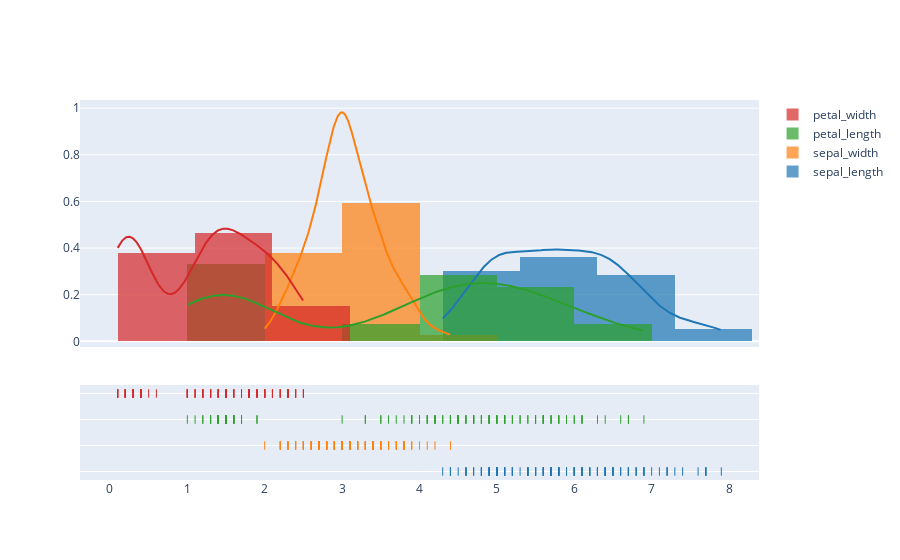

The code cell stored with this chart in its notebook:
### Markdown cell above
## Visualizing data after normalizing from Sklearn

### Code cell
# before Scaling
fig = ff.create_distplot([df['sepal_length'],df['sepal_width'],df['petal_length'],df['petal_width']],
                         group_labels=['sepal_length', 'sepal_width', 'petal_length', 'petal_width'])
fig

### Figure 1 — Plotly figure (JSON) as saved in the notebook; plotly's stock layout.template omitted (floating-point values rounded to 4 significant figures; data arrays with more than 128 entries replaced by an {"elided": "..."} marker saying what was removed)
{"data": [{"autobinx": false, "histnorm": "probability density", "legendgroup": "sepal_length", "marker": {"color": "rgb(31, 119, 180)"}, "name": "sepal_length", "opacity": 0.7, "type": "histogram", "x": {"elided": "150 float values"}, "xaxis": "x", "xbins": {"end": 7.9, "size": 1, "start": 4.3}, "yaxis": "y"}, {"autobinx": false, "histnorm": "probability density", "legendgroup": "sepal_width", "marker": {"color": "rgb(255, 127, 14)"}, "name": "sepal_width", "opacity": 0.7, "type": "histogram", "x": {"elided": "150 float values"}, "xaxis": "x", "xbins": {"end": 4.4, "size": 1, "start": 2}, "yaxis": "y"}, {"autobinx": false, "histnorm": "probability density", "legendgroup": "petal_length", "marker": {"color": "rgb(44, 160, 44)"}, "name": "petal_length", "opacity": 0.7, "type": "histogram", "x": {"elided": "150 float values"}, "xaxis": "x", "xbins": {"end": 6.9, "size": 1, "start": 1}, "yaxis": "y"}, {"autobinx": false, "histnorm": "probability density", "legendgroup": "petal_width", "marker": {"color": "rgb(214, 39, 40)"}, "name": "petal_width", "opacity": 0.7, "type": "histogram", "x": {"elided": "150 float values"}, "xaxis": "x", "xbins": {"end": 2.5, "size": 1, "start": 0.1}, "yaxis": "y"}, {"legendgroup": "sepal_length", "marker": {"color": "rgb(31, 119, 180)"}, "mode": "lines", "name": "sepal_length", "showlegend": false, "type": "scatter", "x": {"elided": "500 float values"}, "xaxis": "x", "y": {"elided": "500 float values"}, "yaxis": "y"}, {"legendgroup": "sepal_width", "marker": {"color": "rgb(255, 127, 14)"}, "mode": "lines", "name": "sepal_width", "showlegend": false, "type": "scatter", "x": {"elided": "500 float values"}, "xaxis": "x", "y": {"elided": "500 float values"}, "yaxis": "y"}, {"legendgroup": "petal_length", "marker": {"color": "rgb(44, 160, 44)"}, "mode": "lines", "name": "petal_length", "showlegend": false, "type": "scatter", "x": {"elided": "500 float values"}, "xaxis": "x", "y": {"elided": "500 float values"}, "yaxis": "y"}, {"legendgroup": "petal_width", "marker": {"color": "rgb(214, 39, 40)"}, "mode": "lines", "name": "petal_width", "showlegend": false, "type": "scatter", "x": {"elided": "500 float values"}, "xaxis": "x", "y": {"elided": "500 float values"}, "yaxis": "y"}, {"legendgroup": "sepal_length", "marker": {"color": "rgb(31, 119, 180)", "symbol": "line-ns-open"}, "mode": "markers", "name": "sepal_length", "showlegend": false, "type": "scatter", "x": {"elided": "150 float values"}, "xaxis": "x", "y": {"elided": "150 str values"}, "yaxis": "y2"}, {"legendgroup": "sepal_width", "marker": {"color": "rgb(255, 127, 14)", "symbol": "line-ns-open"}, "mode": "markers", "name": "sepal_width", "showlegend": false, "type": "scatter", "x": {"elided": "150 float values"}, "xaxis": "x", "y": {"elided": "150 str values"}, "yaxis": "y2"}, {"legendgroup": "petal_length", "marker": {"color": "rgb(44, 160, 44)", "symbol": "line-ns-open"}, "mode": "markers", "name": "petal_length", "showlegend": false, "type": "scatter", "x": {"elided": "150 float values"}, "xaxis": "x", "y": {"elided": "150 str values"}, "yaxis": "y2"}, {"legendgroup": "petal_width", "marker": {"color": "rgb(214, 39, 40)", "symbol": "line-ns-open"}, "mode": "markers", "name": "petal_width", "showlegend": false, "type": "scatter", "x": {"elided": "150 float values"}, "xaxis": "x", "y": {"elided": "150 str values"}, "yaxis": "y2"}], "layout": {"barmode": "overlay", "hovermode": "closest", "legend": {"traceorder": "reversed"}, "xaxis": {"anchor": "y2", "domain": [0, 1], "zeroline": false}, "yaxis": {"anchor": "free", "domain": [0.35, 1], "position": 0}, "yaxis2": {"anchor": "x", "domain": [0, 0.25], "dtick": 1, "showticklabels": false}}}
